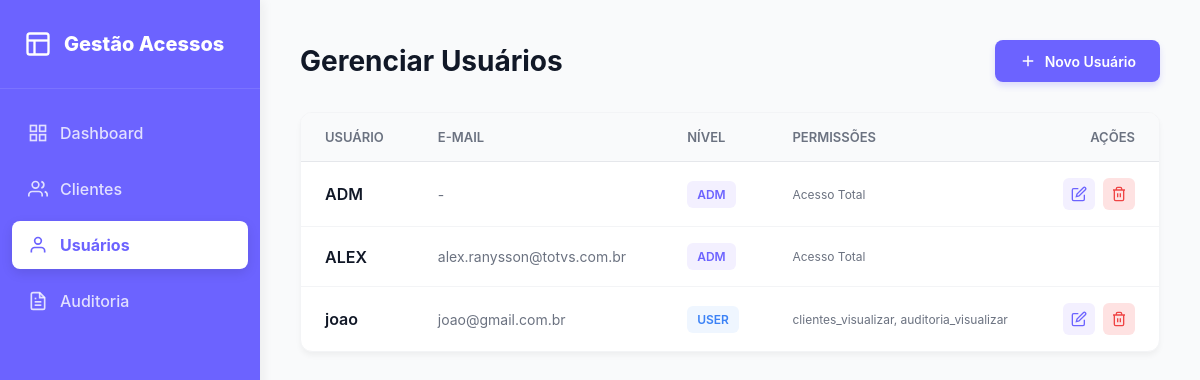
Page /usuarios (signed in) on the committed database.
### tables this page shows
CREATE TABLE usuarios (
    id INTEGER PRIMARY KEY AUTOINCREMENT,
    username TEXT UNIQUE NOT NULL,
    password_hash TEXT NOT NULL,
    role TEXT NOT NULL DEFAULT 'USER',
    email TEXT,
    ativo INTEGER NOT NULL DEFAULT 1,
    tentativas_login INTEGER NOT NULL DEFAULT 0,
    bloqueado_ate TEXT,
    criado_em TEXT NOT NULL DEFAULT (datetime('now','localtime')),
    atualizado_em TEXT
, permissoes TEXT DEFAULT '');

### routes/usuarios.py (the view, shortened to what this page needs)
@usuarios_bp.route("/usuarios", methods=["GET", "POST"])
@role_required("ADM")
def index():
    conn = get_connection()
    usuarios = conn.execute("SELECT * FROM usuarios ORDER BY username").fetchall()
    conn.close()
    return render_template("usuarios.html", usuarios=usuarios)

### database/db.py (called while the page is built)
def get_connection():
    conn = sqlite3.connect(Config.DATABASE_PATH)
    conn.row_factory = sqlite3.Row
    conn.execute("PRAGMA foreign_keys = ON")
    return conn

### routes/auth.py (called while the page is built)
def role_required(*roles):
    def decorator(f):
        @wraps(f)
        def decorated_function(*args, **kwargs):
            if "usuario_id" not in session:
                flash("Você precisa fazer login.", "error")
                return redirect(url_for("auth.login"))
            if session.get("usuario_nivel") not in roles:
                flash("Acesso negado. Permissão insuficiente.", "error")
                return redirect(url_for("dashboard.index"))
            return f(*args, **kwargs)
        return decorated_function
    return decorator

### templates/usuarios.html (shortened to what this page needs)
<!DOCTYPE html>
<html lang="pt-BR">
<head>
</head>
<body>
    <aside class="sidebar">
        <div class="sidebar-header">
            <svg width="28" height="28" viewBox="0 0 24 24" fill="none" stroke="currentColor" stroke-width="2"><rect x="3" y="3" width="18" height="18" rx="2" ry="2"></rect><line x1="3" y1="9" x2="21" y2="9"></line><line x1="9" y1="21" x2="9" y2="9"></line></svg>
            <h2>Gestão Acessos</h2>
        </div>
        <nav>
            <a href="/dashboard" class="nav-item"><svg viewBox="0 0 24 24" fill="none" stroke="currentColor" stroke-width="2"><rect x="3" y="3" width="7" height="7"></rect><rect x="14" y="3" width="7" height="7"></rect><rect x="14" y="14" width="7" height="7"></rect><rect x="3" y="14" width="7" height="7"></rect></svg>Dashboard</a>
            <a href="/clientes" class="nav-item"><svg viewBox="0 0 24 24" fill="none" stroke="currentColor" stroke-width="2"><path d="M17 21v-2a4 4 0 0 0-4-4H5a4 4 0 0 0-4 4v2"></path><circle cx="9" cy="7" r="4"></circle><path d="M23 21v-2a4 4 0 0 0-3-3.87"></path><path d="M16 3.13a4 4 0 0 1 0 7.75"></path></svg>Clientes</a>
            <a href="/usuarios" class="nav-item active"><svg viewBox="0 0 24 24" fill="none" stroke="currentColor" stroke-width="2"><path d="M20 21v-2a4 4 0 0 0-4-4H8a4 4 0 0 0-4 4v2"></path><circle cx="12" cy="7" r="4"></circle></svg>Usuários</a>
            <a href="/auditoria" class="nav-item">Auditoria</a>
        </nav>
    </aside>
    <main class="main-content">
        <div class="topbar">
            <h1>Gerenciar Usuários</h1>
            <label for="toggleModal" class="btn-novo">
                <svg width="18" height="18" viewBox="0 0 24 24" fill="none" stroke="currentColor" stroke-width="2"><path d="M12 5v14M5 12h14"/></svg>
                Novo Usuário
            </label>
        </div>
        <div class="table-container">
            <table class="clientes-table">
                <thead>
                    <tr>
                        <th>Usuário</th>
                        <th>E-mail</th>
                        <th>Nível</th>
                        <th>Permissões</th>
                        <th style="text-align: right;">Ações</th>
                    </tr>
                </thead>
                <tbody>
                    {% for u in usuarios %}
                    <tr>
                        <td><div style="font-weight: 600; color: #111827;">{{ u['username'] }}</div></td>
                        <td style="color: #6b7280; font-size: 14px;">{{ u['email'] or '-' }}</td>
                        <td><span class="badge {{ 'adm' if u['role'] == 'ADM' else 'user' }}">{{ u['role'] }}</span></td>
                        <td style="color: #6b7280; font-size: 12px; max-width: 250px;">
                            {% if u['role'] == 'ADM' %}
                                Acesso Total
                            {% else %}
                                {{ u['permissoes'].replace(',', ', ') if u['permissoes'] else 'Nenhuma permissão' }}
                            {% endif %}
                        </td>
                        <td>
                            <div class="action-btns">
                                {% if u['username'] != session.get('usuario_nome') %}
                                <a href="{{ url_for('usuarios.editar', id=u['id']) }}" class="btn-edit" title="Editar">
                                    <svg width="16" height="16" viewBox="0 0 24 24" fill="none" stroke="currentColor" stroke-width="2"><path d="M11 4H4a2 2 0 0 0-2 2v14a2 2 0 0 0 2 2h14a2 2 0 0 0 2-2v-7"></path><path d="M18.5 2.5a2.121 2.121 0 0 1 3 3L12 15l-4 1 1-4 9.5-9.5z"></path></svg>
                                </a>
                                <a href="{{ url_for('usuarios.excluir', id=u['id']) }}" class="btn-delete" title="Excluir" onclick="return confirm('Excluir o usuário {{ u['username'] }}?');">
                                </a>
                                {% endif %}
                            </div>
                        </td>
                    </tr>
                    {% endfor %}
                </tbody>
            </table>
        </div>
    </main>
</body>
</html>

### templates/usuarios.html (style rules this page uses)
* { margin: 0; padding: 0; box-sizing: border-box; font-family: 'Inter', -apple-system, sans-serif; }
body { background-color: #f9fafb; display: flex; min-height: 100vh; color: #111827; }
.sidebar { width: 260px; background-color: #6c63ff; color: white; display: flex; flex-direction: column; position: fixed; height: 100vh; box-shadow: 4px 0 10px rgba(0,0,0,0.05); z-index: 10; }
.sidebar-header { padding: 30px 24px; display: flex; align-items: center; gap: 12px; border-bottom: 1px solid rgba(255,255,255,0.1); }
.sidebar-header h2 { font-size: 20px; font-weight: 800; }
.sidebar nav { flex: 1; padding: 20px 12px; display: flex; flex-direction: column; gap: 8px; }
.nav-item { display: flex; align-items: center; gap: 12px; color: rgba(255,255,255,0.8); text-decoration: none; padding: 14px 16px; border-radius: 8px; font-weight: 500; }
.nav-item.active { background-color: #ffffff; color: #6c63ff; font-weight: 700; box-shadow: 0 4px 12px rgba(0,0,0,0.1); }
.nav-item svg { width: 20px; height: 20px; }
.main-content { flex: 1; margin-left: 260px; padding: 40px; }
.topbar { display: flex; justify-content: space-between; align-items: center; margin-bottom: 30px; }
.topbar h1 { font-size: 28px; font-weight: 700; }
.btn-novo { background-color: #6c63ff; color: white; border: none; padding: 12px 24px; border-radius: 8px; font-weight: 600; cursor: pointer; display: inline-flex; align-items: center; gap: 8px; font-size: 14px; transition: 0.2s; box-shadow: 0 4px 6px rgba(108,99,255,0.2); }
.table-container { background: white; border-radius: 12px; box-shadow: 0 4px 6px -1px rgba(0,0,0,0.05); border: 1px solid #f3f4f6; overflow: hidden; }
.clientes-table { width: 100%; border-collapse: collapse; text-align: left; }
.clientes-table th { background-color: #f9fafb; padding: 16px 24px; font-size: 13px; font-weight: 600; color: #6b7280; text-transform: uppercase; border-bottom: 1px solid #e5e7eb; }
.clientes-table td { padding: 16px 24px; border-bottom: 1px solid #f3f4f6; vertical-align: middle; }
.clientes-table tr:last-child td { border-bottom: none; }
.badge { display: inline-block; padding: 6px 10px; border-radius: 6px; font-size: 12px; font-weight: 600; }
.badge.adm { background-color: #f3f0ff; color: #6c63ff; }
.badge.user { background-color: #eff6ff; color: #3b82f6; }
.action-btns { display: flex; gap: 8px; justify-content: flex-end; }
.btn-edit { width: 32px; height: 32px; border-radius: 6px; border: none; cursor: pointer; display: flex; align-items: center; justify-content: center; background-color: #f3f0ff; color: #6c63ff; text-decoration: none; transition: 0.2s; }
.btn-delete { width: 32px; height: 32px; border-radius: 6px; border: none; cursor: pointer; display: flex; align-items: center; justify-content: center; background-color: #fee2e2; color: #ef4444; text-decoration: none; transition: 0.2s; }

### rows in the picture
usuarios: username "ADM", u "-", role "ADM", shows "Acesso Total"
usuarios: username "ALEX", email "alex.ranysson@totvs.com.br", role "ADM", shows "Acesso Total"
usuarios: username "joao", email "joao@gmail.com.br", role "USER", permissoes "clientes_visualizar, auditoria_visualizar"
